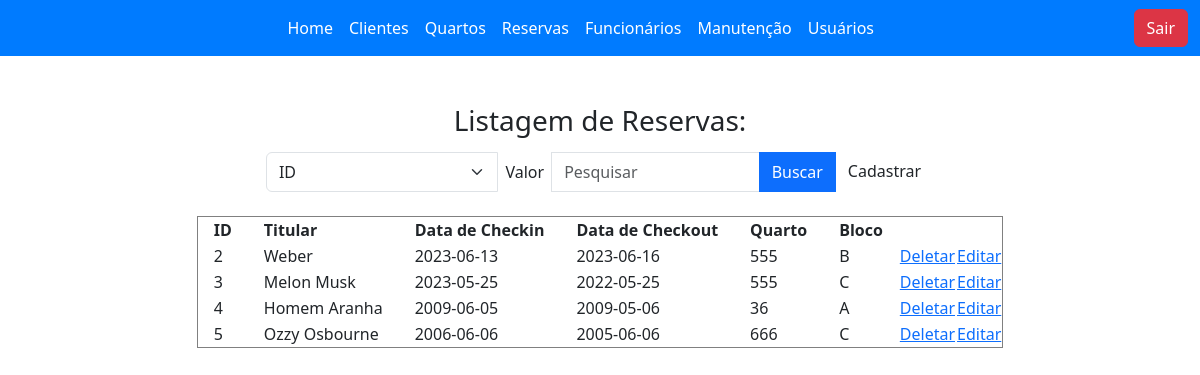
The page /view/reservaList.php on the database its author committed.
### tables this page shows
CREATE TABLE `reserva` (
  `id` int(11) NOT NULL,
  `titular` varchar(150) NOT NULL,
  `data_inicio` date NOT NULL,
  `data_termino` date NOT NULL,
  `quarto` int(11) NOT NULL,
  `bloco` varchar(45) NOT NULL
);

### model/DB.class.php (called while the page is built, shortened)
<?php
class BD
{
    private $host = "php-mysql";
    private $dbname = "db_aula";
    private $port = 3306;
    private $usuario = "root";
    private $senha = "root";
    private $db_charset = "utf8";
    public function conn()
    {
        $conn = "mysql:host=$this->host;dbname=$this->dbname;port=$this->port";
        return new PDO(
            $conn,
            $this->usuario,
            $this->senha,
            [PDO::MYSQL_ATTR_INIT_COMMAND => "SET NAMES " . $this->db_charset]
        );
    }
    public function select($nome_tabela)
    {
        $conn = $this->conn();
        $sql = "SELECT * FROM $nome_tabela;";
        $st = $conn->prepare($sql);
        $st->execute();
        return $st->fetchAll(PDO::FETCH_CLASS);
    }
}

### controller/reservaController.php (called while the page is built, shortened)
<?php
include "../model/DB.class.php";
class reservaController
{
    private $model;
    private $table = "reserva";
    public function __construct()
    {
        $this->model = new BD();
    }
    public function carregar()
    {
        return $this->model->select($this->table);
    }
}

### view/reservaList.php (the view, shortened to what this page needs)
<?php
include_once '../controller/reservaController.php';
include "base/header.php";
$reserva = new reservaController();
if (!empty($_POST)) {
    $load = $reserva->pesquisar($_POST);
} else {
    $load = $reserva->carregar();
}
?>
<div class="p-5 w-100 d-flex justify-content-center">
    <h3 style="margin-bottom: -3rem;">Listagem de Reservas:</h3>
</div>
<div class="d-flex w-100 justify-content-center">
    <div class="d-flex w-100 justify-content-center flex-wrap">
        <form action="reservaList.php" class="mb-4" method="post">
            <div class="input-group">
                <select name="campo" class="form-select">
                    <option value="id">ID</option>
                </select>
                <label class="p-2">Valor</label>
                <input type="text" name="valor" placeholder="Pesquisar" class="form-control" />
                <button type="submit" class="btn btn-primary">Buscar</button>
                <a class="btn btn-tertiary" href="./reservaForm.php">Cadastrar</a>
            </div>
        </form>
        <table border="1" style="margin-bottom:3rem;">
            <tr>
                <th style="padding-left: 1rem; padding-right: 1rem;">ID</th>
                <th style="padding-left: 1rem; padding-right: 1rem;">Titular</th>
                <th style="padding-left: 1rem; padding-right: 1rem;">Data de Checkin</th>
                <th style="padding-left: 1rem; padding-right: 1rem;">Data de Checkout</th>
                <th style="padding-left: 1rem; padding-right: 1rem;">Quarto</th>
                <th style="padding-left: 1rem; padding-right: 1rem;">Bloco</th>
                <th></th>
                <th></th>
            </tr>
            <?php
            foreach ($load as $item) {
                echo "<tr>";
                echo "<td style='padding-left: 1rem; padding-right: 1rem;'>" . $item->id . "</td>";
                echo "<td style='padding-left: 1rem; padding-right: 1rem;'>" . $item->titular . "</td>";
                echo "<td style='padding-left: 1rem; padding-right: 1rem;'>" . $item->data_termino . "</td>";
                echo "<td style='padding-left: 1rem; padding-right: 1rem;'>" . $item->data_inicio . "</td>";
                echo "<td style='padding-left: 1rem; padding-right: 1rem;'>" . $item->quarto . "</td>";
                echo "<td style='padding-left: 1rem; padding-right: 1rem;'>" . $item->bloco . "</td>";
                echo "<td><a onclick='return confirm(\"Deseja Excluir? \")' href='reservaList.php?id=$item->id'>Deletar</a></td>";
                echo "<td><a  href='reservaForm.php?id=$item->id'>Editar</a></td>";
                echo "<tr>";
            }
            ?>
        </table>
    </div>
</div>

### rows shown on the page
reserva: id "2", titular "Weber", data_termino "2023-06-13", data_inicio "2023-06-16", quarto "555", bloco "B"
reserva: id "3", titular "Melon Musk", data_termino "2023-05-25", data_inicio "2022-05-25", quarto "555", bloco "C"
reserva: id "4", titular "Homem Aranha", data_termino "2009-06-05", data_inicio "2009-05-06", quarto "36", bloco "A"
reserva: id "5", titular "Ozzy Osbourne", data_termino "2006-06-06", data_inicio "2005-06-06", quarto "666", bloco "C"
